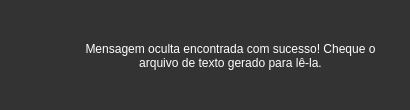
<?xml version="1.0" encoding="UTF-8"?>
<ui version="4.0">
 <class>popupShowSuccess</class>
 <widget class="QDialog" name="popupShowSuccess">
  <property name="geometry">
   <rect>
    <x>0</x>
    <y>0</y>
    <width>410</width>
    <height>110</height>
   </rect>
  </property>
  <property name="palette">
   <palette>
    <active>
     <colorrole role="WindowText">
      <brush brushstyle="SolidPattern">
       <color alpha="255">
        <red>255</red>
        <green>255</green>
        <blue>255</blue>
       </color>
      </brush>
     </colorrole>
     <colorrole role="Button">
      <brush brushstyle="SolidPattern">
       <color alpha="255">
        <red>51</red>
        <green>51</green>
        <blue>51</blue>
       </color>
      </brush>
     </colorrole>
     <colorrole role="Light">
      <brush brushstyle="SolidPattern">
       <color alpha="255">
        <red>76</red>
        <green>76</green>
        <blue>76</blue>
       </color>
      </brush>
     </colorrole>
     <colorrole role="Midlight">
      <brush brushstyle="SolidPattern">
       <color alpha="255">
        <red>63</red>
        <green>63</green>
        <blue>63</blue>
       </color>
      </brush>
     </colorrole>
     <colorrole role="Dark">
      <brush brushstyle="SolidPattern">
       <color alpha="255">
        <red>25</red>
        <green>25</green>
        <blue>25</blue>
       </color>
      </brush>
     </colorrole>
     <colorrole role="Mid">
      <brush brushstyle="SolidPattern">
       <color alpha="255">
        <red>34</red>
        <green>34</green>
        <blue>34</blue>
       </color>
      </brush>
     </colorrole>
     <colorrole role="Text">
      <brush brushstyle="SolidPattern">
       <color alpha="255">
        <red>255</red>
        <green>255</green>
        <blue>255</blue>
       </color>
      </brush>
     </colorrole>
     <colorrole role="BrightText">
      <brush brushstyle="SolidPattern">
       <color alpha="255">
        <red>255</red>
        <green>255</green>
        <blue>255</blue>
       </color>
      </brush>
     </colorrole>
     <colorrole role="ButtonText">
      <brush brushstyle="SolidPattern">
       <color alpha="255">
        <red>255</red>
        <green>255</green>
        <blue>255</blue>
       </color>
      </brush>
     </colorrole>
     <colorrole role="Base">
      <brush brushstyle="SolidPattern">
       <color alpha="255">
        <red>0</red>
        <green>0</green>
        <blue>0</blue>
       </color>
      </brush>
     </colorrole>
     <colorrole role="Window">
      <brush brushstyle="SolidPattern">
       <color alpha="255">
        <red>51</red>
        <green>51</green>
        <blue>51</blue>
       </color>
      </brush>
     </colorrole>
     <colorrole role="Shadow">
      <brush brushstyle="SolidPattern">
       <color alpha="255">
        <red>0</red>
        <green>0</green>
        <blue>0</blue>
       </color>
      </brush>
     </colorrole>
     <colorrole role="AlternateBase">
      <brush brushstyle="SolidPattern">
       <color alpha="255">
        <red>25</red>
        <green>25</green>
        <blue>25</blue>
       </color>
      </brush>
     </colorrole>
     <colorrole role="ToolTipBase">
      <brush brushstyle="SolidPattern">
       <color alpha="255">
        <red>255</red>
        <green>255</green>
        <blue>220</blue>
       </color>
      </brush>
     </colorrole>
     <colorrole role="ToolTipText">
      <brush brushstyle="SolidPattern">
       <color alpha="255">
        <red>0</red>
        <green>0</green>
        <blue>0</blue>
       </color>
      </brush>
     </colorrole>
     <colorrole role="PlaceholderText">
      <brush brushstyle="SolidPattern">
       <color alpha="128">
        <red>255</red>
        <green>255</green>
        <blue>255</blue>
       </color>
      </brush>
     </colorrole>
    </active>
    <inactive>
     <colorrole role="WindowText">
      <brush brushstyle="SolidPattern">
       <color alpha="255">
        <red>255</red>
        <green>255</green>
        <blue>255</blue>
       </color>
      </brush>
     </colorrole>
     <colorrole role="Button">
      <brush brushstyle="SolidPattern">
       <color alpha="255">
        <red>51</red>
        <green>51</green>
        <blue>51</blue>
       </color>
      </brush>
     </colorrole>
     <colorrole role="Light">
      <brush brushstyle="SolidPattern">
       <color alpha="255">
        <red>76</red>
        <green>76</green>
        <blue>76</blue>
       </color>
      </brush>
     </colorrole>
     <colorrole role="Midlight">
      <brush brushstyle="SolidPattern">
       <color alpha="255">
        <red>63</red>
        <green>63</green>
        <blue>63</blue>
       </color>
      </brush>
     </colorrole>
     <colorrole role="Dark">
      <brush brushstyle="SolidPattern">
       <color alpha="255">
        <red>25</red>
        <green>25</green>
        <blue>25</blue>
       </color>
      </brush>
     </colorrole>
     <colorrole role="Mid">
      <brush brushstyle="SolidPattern">
       <color alpha="255">
        <red>34</red>
        <green>34</green>
        <blue>34</blue>
       </color>
      </brush>
     </colorrole>
     <colorrole role="Text">
      <brush brushstyle="SolidPattern">
       <color alpha="255">
        <red>255</red>
        <green>255</green>
        <blue>255</blue>
       </color>
      </brush>
     </colorrole>
     <colorrole role="BrightText">
      <brush brushstyle="SolidPattern">
       <color alpha="255">
        <red>255</red>
        <green>255</green>
        <blue>255</blue>
       </color>
      </brush>
     </colorrole>
     <colorrole role="ButtonText">
      <brush brushstyle="SolidPattern">
       <color alpha="255">
        <red>255</red>
        <green>255</green>
        <blue>255</blue>
       </color>
      </brush>
     </colorrole>
     <colorrole role="Base">
      <brush brushstyle="SolidPattern">
       <color alpha="255">
        <red>0</red>
        <green>0</green>
        <blue>0</blue>
       </color>
      </brush>
     </colorrole>
     <colorrole role="Window">
      <brush brushstyle="SolidPattern">
       <color alpha="255">
        <red>51</red>
        <green>51</green>
        <blue>51</blue>
       </color>
      </brush>
     </colorrole>
     <colorrole role="Shadow">
      <brush brushstyle="SolidPattern">
       <color alpha="255">
        <red>0</red>
        <green>0</green>
        <blue>0</blue>
       </color>
      </brush>
     </colorrole>
     <colorrole role="AlternateBase">
      <brush brushstyle="SolidPattern">
       <color alpha="255">
        <red>25</red>
        <green>25</green>
        <blue>25</blue>
       </color>
      </brush>
     </colorrole>
     <colorrole role="ToolTipBase">
      <brush brushstyle="SolidPattern">
       <color alpha="255">
        <red>255</red>
        <green>255</green>
        <blue>220</blue>
       </color>
      </brush>
     </colorrole>
     <colorrole role="ToolTipText">
      <brush brushstyle="SolidPattern">
       <color alpha="255">
        <red>0</red>
        <green>0</green>
        <blue>0</blue>
       </color>
      </brush>
     </colorrole>
     <colorrole role="PlaceholderText">
      <brush brushstyle="SolidPattern">
       <color alpha="128">
        <red>255</red>
        <green>255</green>
        <blue>255</blue>
       </color>
      </brush>
     </colorrole>
    </inactive>
    <disabled>
     <colorrole role="WindowText">
      <brush brushstyle="SolidPattern">
       <color alpha="255">
        <red>25</red>
        <green>25</green>
        <blue>25</blue>
       </color>
      </brush>
     </colorrole>
     <colorrole role="Button">
      <brush brushstyle="SolidPattern">
       <color alpha="255">
        <red>51</red>
        <green>51</green>
        <blue>51</blue>
       </color>
      </brush>
     </colorrole>
     <colorrole role="Light">
      <brush brushstyle="SolidPattern">
       <color alpha="255">
        <red>76</red>
        <green>76</green>
        <blue>76</blue>
       </color>
      </brush>
     </colorrole>
     <colorrole role="Midlight">
      <brush brushstyle="SolidPattern">
       <color alpha="255">
        <red>63</red>
        <green>63</green>
        <blue>63</blue>
       </color>
      </brush>
     </colorrole>
     <colorrole role="Dark">
      <brush brushstyle="SolidPattern">
       <color alpha="255">
        <red>25</red>
        <green>25</green>
        <blue>25</blue>
       </color>
      </brush>
     </colorrole>
     <colorrole role="Mid">
      <brush brushstyle="SolidPattern">
       <color alpha="255">
        <red>34</red>
        <green>34</green>
        <blue>34</blue>
       </color>
      </brush>
     </colorrole>
     <colorrole role="Text">
      <brush brushstyle="SolidPattern">
       <color alpha="255">
        <red>25</red>
        <green>25</green>
        <blue>25</blue>
       </color>
      </brush>
     </colorrole>
     <colorrole role="BrightText">
      <brush brushstyle="SolidPattern">
       <color alpha="255">
        <red>255</red>
        <green>255</green>
        <blue>255</blue>
       </color>
      </brush>
     </colorrole>
     <colorrole role="ButtonText">
      <brush brushstyle="SolidPattern">
       <color alpha="255">
        <red>25</red>
        <green>25</green>
        <blue>25</blue>
       </color>
      </brush>
     </colorrole>
     <colorrole role="Base">
      <brush brushstyle="SolidPattern">
       <color alpha="255">
        <red>51</red>
        <green>51</green>
        <blue>51</blue>
       </color>
      </brush>
     </colorrole>
     <colorrole role="Window">
      <brush brushstyle="SolidPattern">
       <color alpha="255">
        <red>51</red>
        <green>51</green>
        <blue>51</blue>
       </color>
      </brush>
     </colorrole>
     <colorrole role="Shadow">
      <brush brushstyle="SolidPattern">
       <color alpha="255">
        <red>0</red>
        <green>0</green>
        <blue>0</blue>
       </color>
      </brush>
     </colorrole>
     <colorrole role="AlternateBase">
      <brush brushstyle="SolidPattern">
       <color alpha="255">
        <red>51</red>
        <green>51</green>
        <blue>51</blue>
       </color>
      </brush>
     </colorrole>
     <colorrole role="ToolTipBase">
      <brush brushstyle="SolidPattern">
       <color alpha="255">
        <red>255</red>
        <green>255</green>
        <blue>220</blue>
       </color>
      </brush>
     </colorrole>
     <colorrole role="ToolTipText">
      <brush brushstyle="SolidPattern">
       <color alpha="255">
        <red>0</red>
        <green>0</green>
        <blue>0</blue>
       </color>
      </brush>
     </colorrole>
     <colorrole role="PlaceholderText">
      <brush brushstyle="SolidPattern">
       <color alpha="128">
        <red>255</red>
        <green>255</green>
        <blue>255</blue>
       </color>
      </brush>
     </colorrole>
    </disabled>
   </palette>
  </property>
  <property name="windowTitle">
   <string>Sucesso</string>
  </property>
  <widget class="QLabel" name="popupShowSuccessLabel">
   <property name="geometry">
    <rect>
     <x>70</x>
     <y>20</y>
     <width>321</width>
     <height>71</height>
    </rect>
   </property>
   <property name="layoutDirection">
    <enum>Qt::LeftToRight</enum>
   </property>
   <property name="text">
    <string>Mensagem oculta encontrada com sucesso! Cheque o arquivo de texto gerado para lê-la.</string>
   </property>
   <property name="textFormat">
    <enum>Qt::AutoText</enum>
   </property>
   <property name="alignment">
    <set>Qt::AlignCenter</set>
   </property>
   <property name="wordWrap">
    <bool>true</bool>
   </property>
  </widget>
  <widget class="QLabel" name="popupShowSuccessIcon">
   <property name="geometry">
    <rect>
     <x>10</x>
     <y>30</y>
     <width>51</width>
     <height>51</height>
    </rect>
   </property>
   <property name="text">
    <string/>
   </property>
   <property name="pixmap">
    <pixmap>../assets/images/6520130.png</pixmap>
   </property>
   <property name="scaledContents">
    <bool>true</bool>
   </property>
  </widget>
 </widget>
 <resources>
  <include location="../assets/images/alert.qrc"/>
 </resources>
 <connections/>
</ui>
